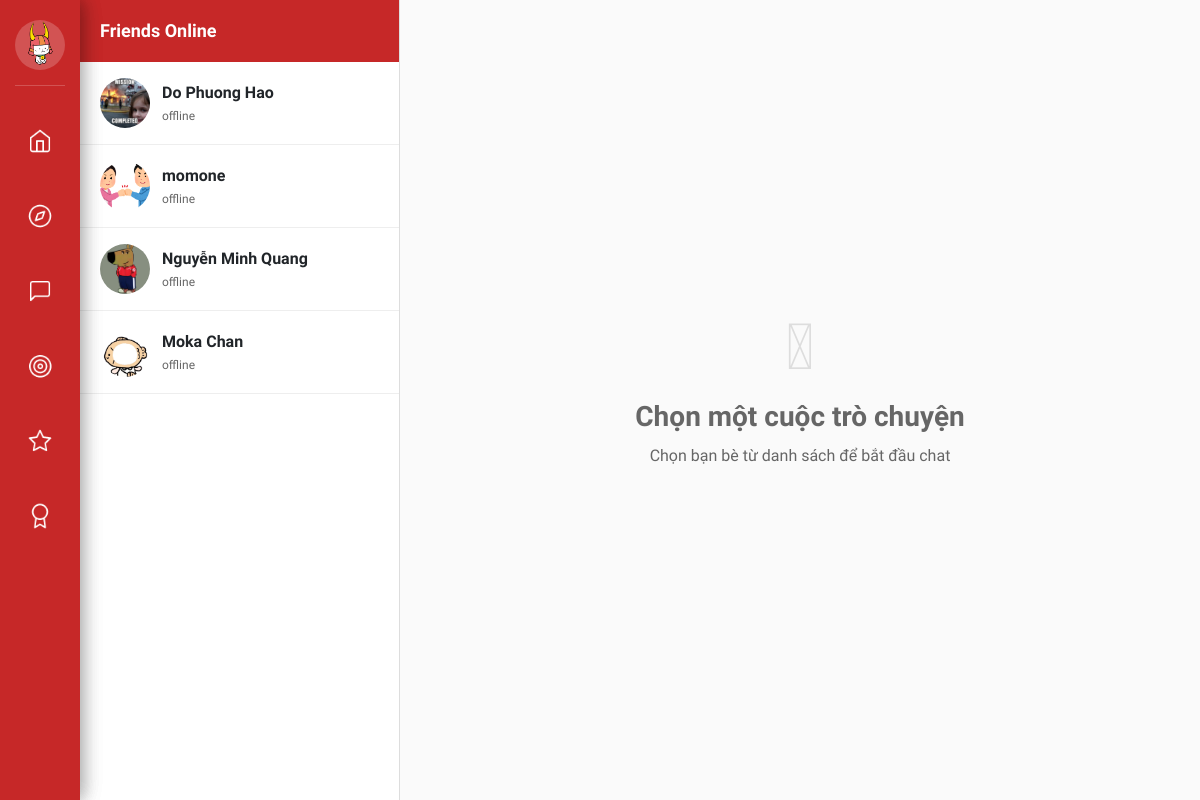
Screenshot of /social/chat/ (signed in) with the database file from the repository.
### users/models.py (models this page shows, shortened)
class User(AbstractUser):
    GENDER_CHOICES = [
        ('male', 'Male'),
        ('female', 'Female'),
        ('other', 'Other'),
        ('not_specified', 'Not specified'),
    ]
    STATUS_CHOICES = [
        ('online', 'Online'),
        ('offline', 'Offline'),
        ('busy', 'Busy'),
        ('away', 'Away'),
        ('available', 'Available for connection'),
    ]
    phone_regex = RegexValidator(
        regex=r'^\+?1?\d{9,15}$',
        message="Phone number must be in the format: '+999999999' or '0999999999'"
    )
    email = models.EmailField(unique=True)
    phone = models.CharField(
        validators=[phone_regex],
        max_length=17,
        unique=True,
        help_text="Phone number must be in the format: '+84xxxxxxxxx' or '0xxxxxxxxx'"
    )
    full_name = models.CharField(max_length=100)
    hometown = models.CharField(max_length=255, blank=True)
    date_of_birth = models.DateField(null=True, blank=True, verbose_name="Date of Birth")
    gender = models.CharField(
        max_length=20,
        choices=GENDER_CHOICES,
        default='not_specified',
        help_text="User's gender"
    )
    bio = models.TextField(
        max_length=500,
        blank=True,
        help_text="Short introduction about yourself (max 500 characters)"
    )
    status = models.CharField(
        max_length=20,
        choices=STATUS_CHOICES,
        default='offline',
        help_text="Current status"
    )
    interests = models.TextField(default='[]', blank=True)
    avatar = models.ImageField(upload_to='avatars/', blank=True)
    latitude = models.FloatField(null=True, blank=True, help_text="Latitude")
    longitude = models.FloatField(null=True, blank=True, help_text="Longitude")
    search_radius = models.FloatField(default=50.0, help_text="Search radius (km)")
    level = models.IntegerField(default=1)
    points = models.IntegerField(default=0)
    is_admin = models.BooleanField(default=False)
    objects = UserManager()
    USERNAME_FIELD = 'email'
    REQUIRED_FIELDS = ['phone', 'full_name']
    class Meta:
        verbose_name = "User"
        verbose_name_plural = "Users"
        ordering = ['-date_joined']
    def get_display_name(self):
        return self.full_name or self.username

### social/views.py (the view)
# urls.py: path('chat/', views.chat_list, name='chat_list'),
@login_required
def chat_list(request):
    friends_ids = []
    friendships1 = Friendship.objects.filter(user1=request.user).values_list('user2_id', flat=True)
    friendships2 = Friendship.objects.filter(user2=request.user).values_list('user1_id', flat=True)
    friends_ids = list(friendships1) + list(friendships2)
    friends = User.objects.filter(id__in=friends_ids)
    context = {
        'friends': friends
    }
    return render(request, 'chat_list.html', context)

### templates/chat_list.html (shortened to what this page needs)
{% extends 'base.html' %} {% load static %}  {% block content %}
<div class="chat-container">
  <div class="friends-list">
    <h3>Friends Online</h3>
    <div class="friends-container">
      {% if friends %} {% for friend in friends %}
      <a href="{% url 'chat_detail' friend.id %}" class="friend">
        {% if friend.avatar %}
        <img src="{{ friend.avatar.url }}" alt="Avatar" class="friend-avatar" />
        {% else %}
        <div class="friend-avatar-placeholder">👤</div>
        {% endif %}
        <div class="friend-info">
          <div class="friend-name">{{ friend.get_display_name }}</div>
          <div class="friend-status">{{ friend.status|default:"Online" }}</div>
        </div>
      </a>
      {% endfor %} {% endif %}
    </div>
  </div>
  <div class="chat-window">
    <div class="empty-chat">
      <i class="fas fa-comments"></i>
      <h3>Chọn một cuộc trò chuyện</h3>
      <p>Chọn bạn bè từ danh sách để bắt đầu chat</p>
    </div>
  </div>
</div>
{% endblock %}

### templates/base.html (shortened to what this page needs)
{% load static %}
<!DOCTYPE html>
<html lang="en">
  <head>
    <link
      href="https://cdn.jsdelivr.net/npm/bootstrap@5.3.0/dist/css/bootstrap.min.css"
      rel="stylesheet"
    />
    <link
      href="https://cdnjs.cloudflare.com/ajax/libs/font-awesome/6.4.0/css/all.min.css"
      rel="stylesheet"
    />
  </head>
  <body>
    <div class="sidebar">
      <div class="profile-section">
        <div class="profile-avatar" id="profile-btn">
          {% if user.avatar %}
          <img
            src="{{ user.avatar.url }}"
            alt="Avatar"
            style="
              width: 100%;
              height: 100%;
              border-radius: 50%;
              object-fit: cover;
            "
          />
          {% else %}
          <i class="fas fa-user"></i>
          {% endif %}
        </div>
      </div>
      <div class="nav-buttons">
        <button class="sidebar-btn" id="home-btn" title="Home">
          <span class="icon-home"></span>
        </button>
        <button class="sidebar-btn" id="social-btn" title="Social Network">
          <span class="icon-social"></span>
        </button>
        <button class="sidebar-btn" id="chat-btn" title="Message">
          <span class="icon-message"></span>
        </button>
        <label for="mission-toggle" class="sidebar-btn" title="Mission">
          <span class="icon-mission"></span>
        </label>
        <label for="event-toggle" class="sidebar-btn" title="Event">
          <span class="icon-event"></span>
        </label>
        <label for="achievement-toggle" class="sidebar-btn" title="Achievement">
          <span class="icon-achievement"></span>
        </label>
      </div>
    </div>
    <div class="panels">
      <div class="content-panel mission-panel">
        <div class="panel-header">Mission</div>
        <div class="panel-content">
          <div class="event-card">
            <h3>Daily Check-in</h3>
            <p>
            </p>
          </div>
          <div class="event-card">
            <h3>Help a Newcomer</h3>
            <p>Guide someone new to the community and earn mentor badges.</p>
          </div>
          <div class="event-card">
            <h3>Share Your Story</h3>
            <p>Tell your journey and inspire others in the community.</p>
          </div>
          <div class="event-card">
            <h3>Local Explorer</h3>
            <p>Discover and review local Vietnamese businesses and services.</p>
          </div>
        </div>
      </div>
      <div class="content-panel event-panel">
        <div class="panel-header">Sự kiện</div>
        <div class="panel-content">
          <div class="event-card">
            <h3>🎉 Khám phá sự kiện</h3>
            <p>
            </p>
          </div>
        </div>
      </div>
      <div class="content-panel achievement-panel">
        <div class="panel-header">Achievements</div>
        <div class="panel-content">
          <div class="event-card">
            <h3>Community Builder</h3>
            <p>
            </p>
          </div>
          <div class="event-card">
            <h3>Social Butterfly</h3>
            <p>
            </p>
          </div>
          <div class="event-card">
            <h3>Culture Ambassador</h3>
            <p>
            </p>
          </div>
        </div>
      </div>
    </div>
    <div
      class="main-container"
      style="margin-left: 80px; padding: 20px; min-height: 100vh"
    >
      {% block content %}{% endblock %}
    </div>
  </body>
</html>

### templates/base.html (style rules this page uses)
* { margin: 0; padding: 0; box-sizing: border-box; font-family: "Baloo 2", Arial, sans-serif !important; }
body { background: #f5f5f5; overflow: hidden; }
.sidebar { position: fixed; left: 0; top: 0; width: 80px; height: 100vh; background: #c62828; display: flex; flex-direction: column; align-items: center; z-index: 1000; box-shadow: 4px 0 12px rgba(0, 0, 0, 0.1); }
.profile-section { padding: 20px 0 15px 0; border-bottom: 1px solid rgba(255, 255, 255, 0.2); margin-bottom: 30px; }
.profile-avatar { width: 50px; height: 50px; background: rgba(255, 255, 255, 0.2); border-radius: 50%; display: flex; align-items: center; justify-content: center; font-size: 24px; color: white; cursor: pointer; transition: all 0.3s ease; }
.nav-buttons { flex: 1; display: flex; flex-direction: column; align-items: center; justify-content: flex-start; gap: 25px; }
.sidebar-btn { width: 50px; height: 50px; background: transparent; border: none; border-radius: 12px; color: white; font-size: 20px; cursor: pointer; display: flex; align-items: center; justify-content: center; transition: all 0.3s ease; position: relative; }
.content-panel { position: fixed; left: 80px; top: 0; width: 400px; height: 100vh; background: white; box-shadow: 4px 0 20px rgba(0, 0, 0, 0.1); transform: translateX(-100%); transition: transform 0.3s ease; z-index: 999; overflow: hidden; }
.panel-header { background: #c62828; color: white; padding: 20px; text-align: center; font-weight: 600; font-size: 18px; }
.panel-content { height: calc(100vh - 70px); overflow-y: auto; padding: 20px; }
.event-card { background: #fce4ec; border-radius: 16px; padding: 20px; margin-bottom: 16px; border: none; box-shadow: 0 2px 8px rgba(0, 0, 0, 0.1); transition: transform 0.2s ease; }
.event-card h3 { color: #1565c0; font-size: 18px; font-weight: 600; margin-bottom: 8px; }
.event-card p { color: #424242; font-size: 14px; line-height: 1.5; margin-bottom: 12px; }
.event-panel { position: fixed; left: 80px; top: 0; width: 400px; height: 100vh; background: white; box-shadow: 4px 0 20px rgba(0, 0, 0, 0.1); transform: translateX(-100%); transition: transform 0.3s ease; z-index: 999; overflow: hidden; }
.achievement-panel { position: fixed; left: 80px; top: 0; width: 400px; height: 100vh; background: white; box-shadow: 4px 0 20px rgba(0, 0, 0, 0.1); transform: translateX(-100%); transition: transform 0.3s ease; z-index: 999; overflow: hidden; }
.icon-home { display: block; width: 64px; height: 64px; background-image: url("/static/images/Home.png"); background-size: contain; background-repeat: no-repeat; background-position: center; }
.icon-message { display: block; width: 64px; height: 64px; background-image: url("/static/images/Message.png"); background-size: contain; background-repeat: no-repeat; background-position: center; }
.icon-social { display: block; width: 64px; height: 64px; background-image: url("/static/images/Social.png"); background-size: contain; background-repeat: no-repeat; background-position: center; }
.icon-mission { display: block; width: 64px; height: 64px; background-image: url("/static/images/MissionButton.png"); background-size: contain; background-repeat: no-repeat; background-position: center; }
.icon-event { display: block; width: 64px; height: 64px; background-image: url("/static/images/EventButton.png"); background-size: contain; background-repeat: no-repeat; background-position: center; }
.icon-achievement { display: block; width: 64px; height: 64px; background-image: url("/static/images/AchievementButton.png"); background-size: contain; background-repeat: no-repeat; background-position: center; }

### rows the page displays
User: avatar (picture)
User: avatar (picture), get_display_name "Do Phuong Hao", status "offline"
User: avatar (picture), get_display_name "momone", status "offline"
User: avatar (picture), get_display_name "Nguyễn Minh Quang", status "offline"
User: avatar (picture), get_display_name "Moka Chan", status "offline"
